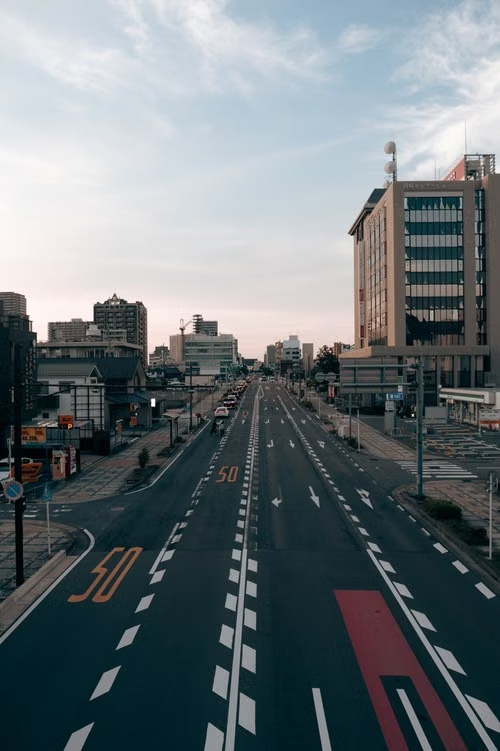
#> input picture Asset/road.jpg, 500 x 751 px
$ python 07_2_Image_BoundingW_Contour.py
#> lines starting #> are read from the running program, lines starting #| are printed output that depends on the picture; after the words box and inside, x2 and y2 are one past the last pixel; in counts of white or black regions, pixels touching at a corner belong together

import cv2
import numpy as np
import matplotlib.pyplot as plt
import math

# Load original image
#path = r"D:\Codex\Proj_ARES\Asset\road.jpg"
image = cv2.imread("Asset/road.jpg")
#> image is the input picture: shape (751, 500, 3); mean B, G, R 121.1, 117.2, 108.4

if image is None:
    print("Image not found!")
    exit()

print("Original Image:", image.shape)
#| Original Image: (751, 500, 3)

# Convert to grayscale
gray = cv2.cvtColor(image, cv2.COLOR_BGR2GRAY)
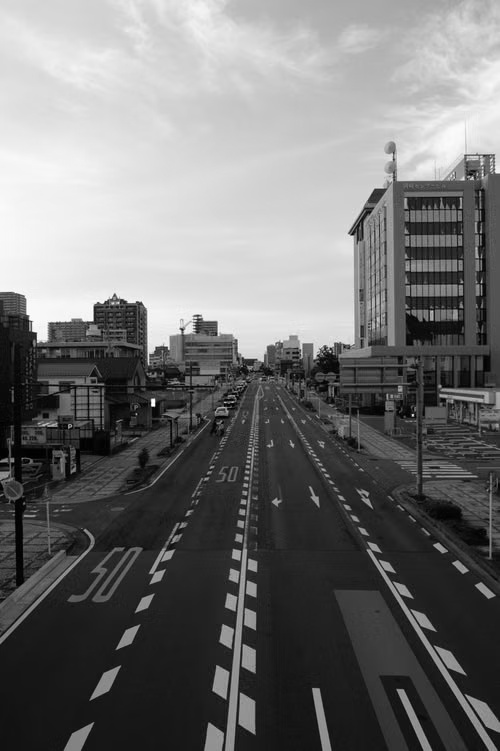
#> gray: shape (751, 500); min 0, max 255, mean 115

# Apply Otsu thresholding
_, binary = cv2.threshold(
    gray, 0, 255,
    cv2.THRESH_BINARY + cv2.THRESH_OTSU
)
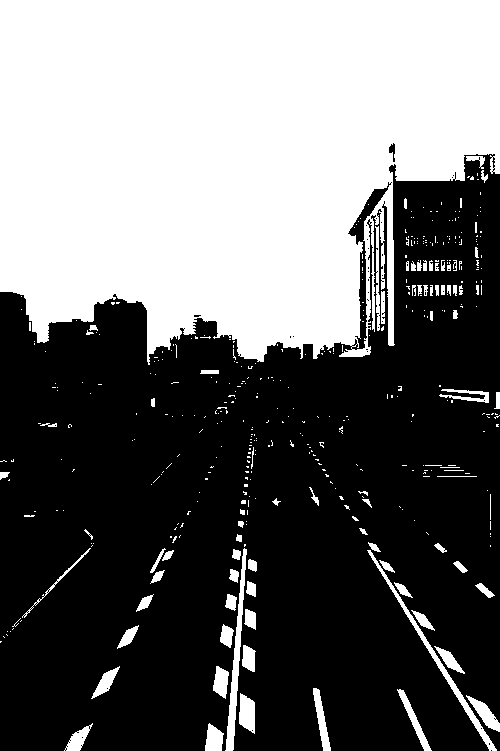
#> binary: shape (751, 500); 42.2% white; 427 white regions (342 under 20 px)

# Find contours
contours, hierarchy = cv2.findContours(
    binary,
    cv2.RETR_EXTERNAL,
    cv2.CHAIN_APPROX_SIMPLE
)
#> contours = 413 contours, 356 with area under 20; largest, box (x1, y1, x2, y2) and area: (0, 0, 500, 365) 146091, (225, 548, 247, 751) 980, (367, 550, 497, 751) 945, (239, 693, 255, 734) 448, (313, 688, 331, 751) 394

print("Number of contours:", len(contours))
#| Number of contours: 413

if len(contours) == 0:
    print("No contours detected!")
    exit()

# Find largest contour
contour = max(contours, key=cv2.contourArea)
#> contour = contour of 694 points, box (x1, y1, x2, y2) (0, 0, 500, 365), area 146091

# Calculate bounding box
x, y, w, h = cv2.boundingRect(contour)
#> x = 0; y = 0; w = 500; h = 365

# Calculate object centre
cx = x + w // 2
#> cx = 250
cy = y + h // 2
#> cy = 182

# Calculate image centre
image_height, image_width = image.shape[:2]
#> image_height = 751; image_width = 500

ix = image_width // 2
#> ix = 250
iy = image_height // 2
#> iy = 375

# Calculate displacement
dx = cx - ix
#> dx = 0
dy = cy - iy
#> dy = -193

# Calculate Euclidean distance
distance = math.sqrt(dx**2 + dy**2)
#> distance = 193

# Draw bounding box
cv2.rectangle(image, (x, y), (x+w, y+h), (0, 255, 0), 3)
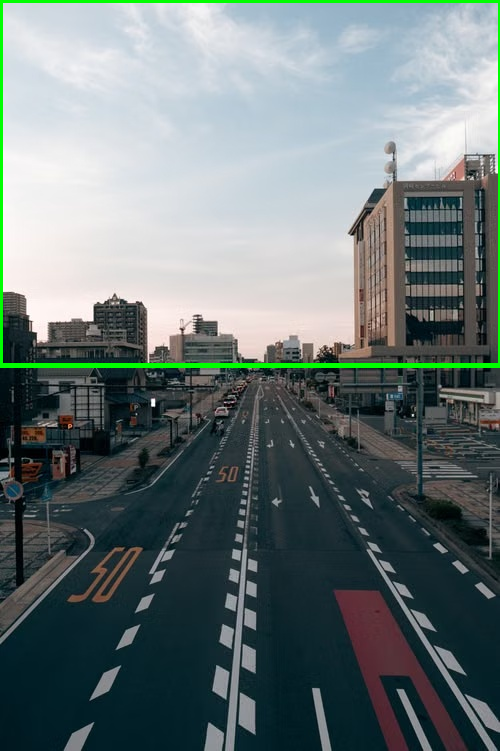
#> image: shape (751, 500, 3); 1.54% of pixels changed, all inside (x1, y1, x2, y2) = (0, 0, 500, 368)

# Draw centre point
cv2.circle(image, (cx, cy), 5, (0, 0, 255), -1)
#> image: shape (751, 500, 3); 0.02% of pixels changed, all inside (x1, y1, x2, y2) = (245, 177, 256, 188)

# Print results
print("X:", x)
#| X: 0
print("Y:", y)
#| Y: 0
print("Width:", w)
#| Width: 500
print("Height:", h)
#| Height: 365

print("Object Centre:", cx, cy)
#| Object Centre: 250 182
print("Image Centre:", ix, iy)
#| Image Centre: 250 375

print("X Difference:", dx)
#| X Difference: 0
print("Y Difference:", dy)
#| Y Difference: -193

print("Distance from Image Centre:", distance)
#| Distance from Image Centre: 193.0

# Display binary image
plt.figure()
plt.imshow(binary, cmap="gray")
plt.title("Binary Image")
plt.axis("off")

# Display bounding box
plt.figure()
plt.imshow(cv2.cvtColor(image, cv2.COLOR_BGR2RGB))
plt.title("Bounding Box Using Contours")
plt.axis("off")
plt.show()

$ run again, with Asset/heli.jpg copied over Asset/road.jpg
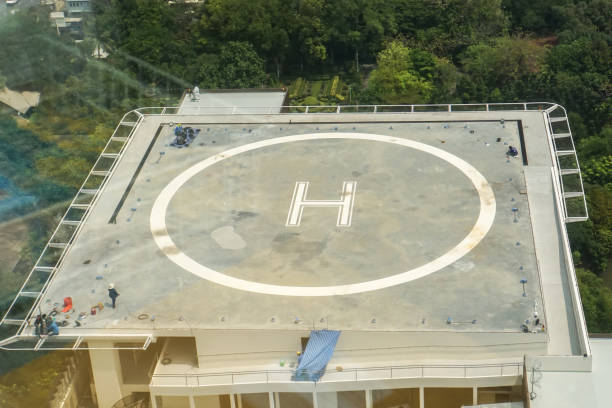
#> input picture Asset/heli.jpg, 612 x 408 px
#> image is the input picture: shape (408, 612, 3); mean B, G, R 119.1, 141.3, 139.1
#| Original Image: (408, 612, 3)
#> `_, binary = cv2.threshold( gray, 0, 255, cv2.THRESH_BINARY + cv2.THRES..`:
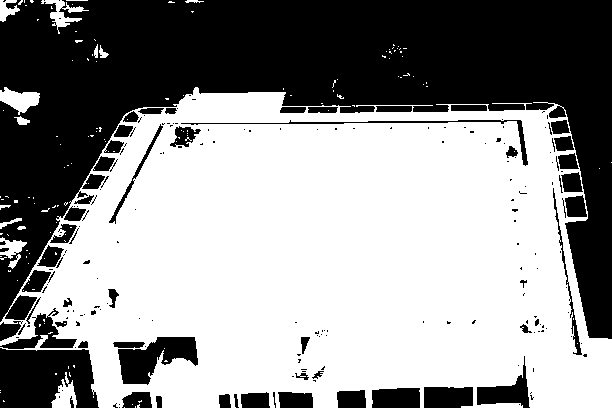
#> binary: shape (408, 612); 57.7% white; 205 black regions (144 under 20 px)
#> contours = 117 contours, 106 with area under 20; largest, box (x1, y1, x2, y2) and area: (0, 87, 612, 408) 150476, (0, 87, 40, 115) 570, (51, 372, 77, 408) 402, (41, 0, 89, 34) 370, (0, 237, 27, 259) 248
#| Number of contours: 117
#> contour = contour of 833 points, box (x1, y1, x2, y2) (0, 87, 612, 408), area 150476
#> x = 0; y = 87; w = 612; h = 321
#> cx = 306
#> cy = 247
#> dx = 0
#> dy = 43
#> `cv2.rectangle(image, (x, y), (x+w, y+h), (0, 255, 0), 3)`:
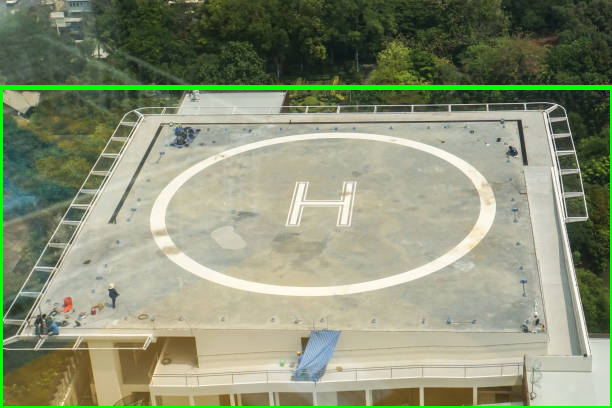
#> image: shape (408, 612, 3); 2.35% of pixels changed, all inside (x1, y1, x2, y2) = (0, 85, 612, 408)
#| X: 0
#| Y: 87
#| Width: 612
#| Height: 321
#| Object Centre: 306 247
#| Image Centre: 306 204
#| X Difference: 0
#| Y Difference: 43
#| Distance from Image Centre: 43.0
